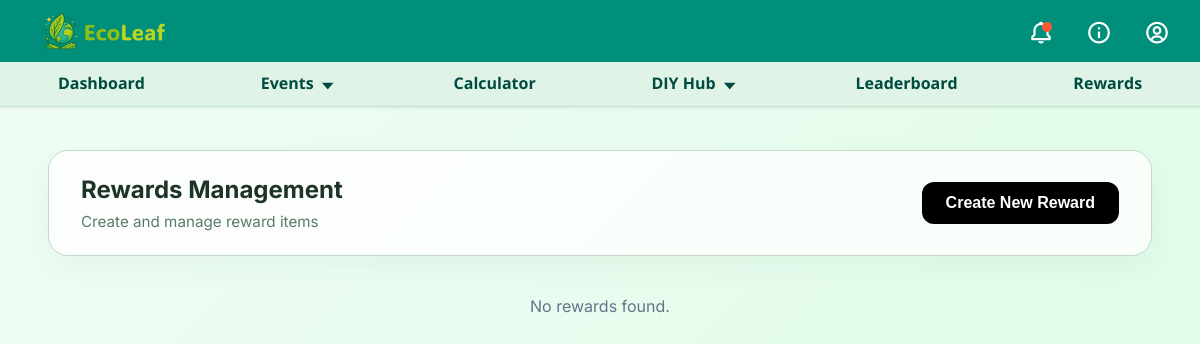
The page /admin/rewards_management.php (signed in) on the database as committed earlier.
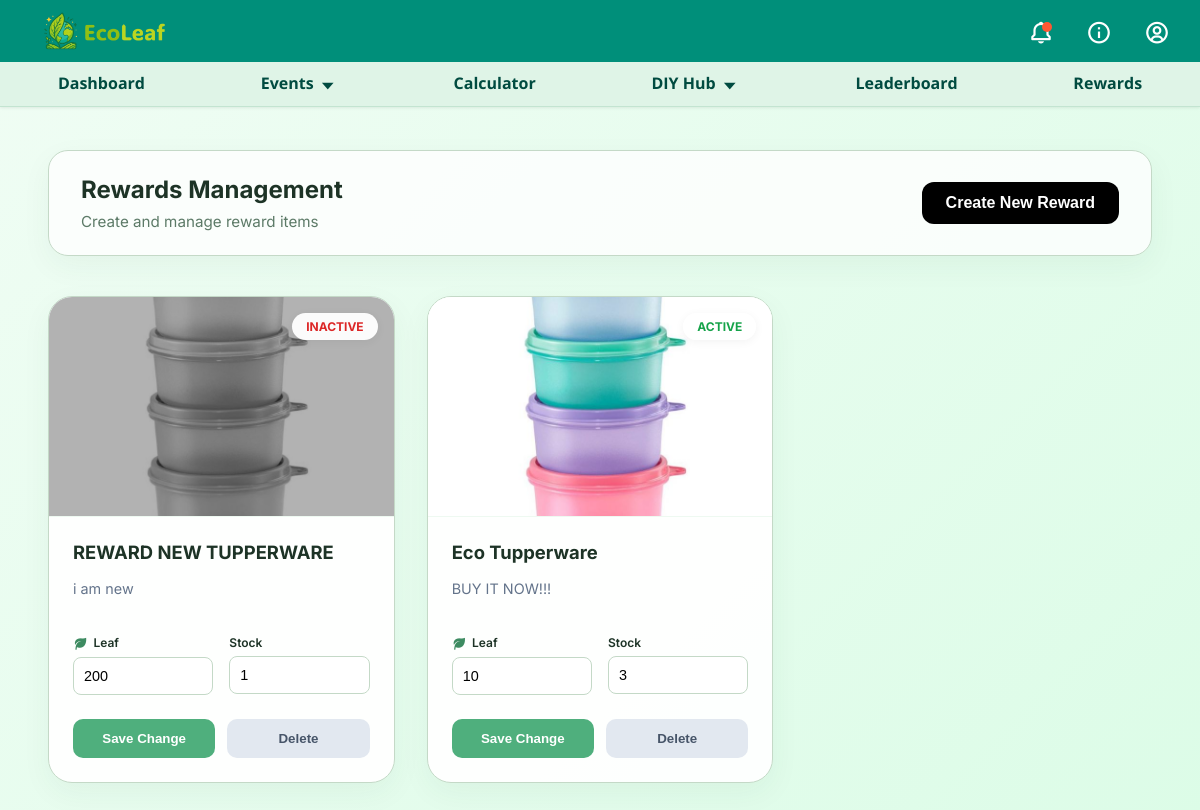
The same page on the database as committed later.
### tables this page shows
CREATE TABLE IF NOT EXISTS `rewarditem` (
  `rewardId` int NOT NULL AUTO_INCREMENT,
  `name` varchar(255) NOT NULL,
  `description` text NOT NULL,
  `pointsRequired` int NOT NULL,
  `quantity` int NOT NULL,
  `imageFile` varchar(100) NOT NULL,
  `status` varchar(20) NOT NULL,
  `adminId` int NOT NULL,
  PRIMARY KEY (`rewardId`),
  KEY `adminId` (`adminId`)
);

### admin/rewards_management.php (the view, shortened to what this page needs)
<?php
include_once("../topbar.php");
$sql = "SELECT * FROM rewarditem ORDER BY rewardId DESC";
$result = $conn->query($sql);
?>
<!DOCTYPE html>
<html lang="en">
<head>
    <link rel="stylesheet" href="../assets/css/dashboard.css">
    <link rel="stylesheet" href="../assets/css/reward.css">
    <link rel='stylesheet' href='https://unpkg.com/boxicons@2.1.4/css/boxicons.min.css'>
</head>
<body>
    <div class="dashboard-container">
        <div class="page-header-block">
            <div class="header-text">
                <h1>Rewards Management</h1>
                <p>Create and manage reward items</p>
            </div>
            <button class="btn-create" onclick="openModal()">Create New Reward</button>
        </div>
        <div class="rewards-grid">
            <?php if ($result && $result->num_rows > 0): ?>
            <?php while ($row = $result->fetch_assoc()): ?>
            <form class="reward-card" method="POST" action="../backend/reward_update.php" enctype="multipart/form-data">
                <div class="card-image-wrapper <?= $row['status'] === 'inactive' ? 'is-inactive' : '' ?>">
                    <span class="status-badge <?= $row['status'] === 'active' ? 'status-active' : 'status-inactive' ?>">
                        <?= ucfirst($row['status']) ?>
                    </span>
                    <?php if (!empty($row['imageFile'])): ?>
                    <img src="../admin/image/<?= htmlspecialchars($row['imageFile']) ?>" alt="Reward Image">
                    <?php else: ?>
                    <img src="../assets/image/EcoLeaf.png" alt="Default Reward">
                    <?php endif; ?>
                </div>
                <div class="card-content">
                    <h3 class="card-title"><?= htmlspecialchars($row['name']) ?></h3>
                    <p class="card-desc"><?= htmlspecialchars($row['description']) ?></p>
                    <div class="card-inputs-row">
                        <div class="input-group-small">
                            <label><i class="bx bxs-leaf"></i>Leaf</label>
                            <input type="number" name="pointsRequired" value="<?= $row['pointsRequired'] ?>">
                        </div>
                        <div class="input-group-small">
                            <label>Stock</label>
                            <input type="number" name="quantity" value="<?= $row['quantity'] ?>">
                        </div>
                    </div>
                    <div class="card-actions">
                        <button type="submit" name="action" value="update" class="btn-save-card">Save Change</button>
                        <button type="submit" name="action" value="delete" class="btn-delete-card"
                            onclick="return confirm('Delete this reward?');">Delete</button>
                    </div>
                </div>
            </form>
            <?php endwhile; ?>
            <?php else: ?>
            <p class="no-rewards">
                No rewards found.
            </p>
            <?php endif; ?>
        </div>
    </div>
</body>
</html>

### topbar.php (shortened to what this page needs)
<?php
include_once 'backend/database.php';
?>
<link href='https://cdn.boxicons.com/3.0.3/fonts/basic/boxicons.min.css' rel='stylesheet'>
<link rel="stylesheet" href="/EcoLeaf/assets/css/topbarDesign.css">
<div class="topbar">
    <div class="logo">
        <img src="/EcoLeaf/assets/image/EcoLeaf.png" alt="EcoLeaf Logo">
    </div>
    <div class="button">
        <div class="small-icon">
            <a href="/EcoLeaf/pages/notification.php" class="notification">
                <?php
                $sql="SELECT * FROM notification
                WHERE userId = ".$_SESSION['user']['userId']." AND isRead = 0;";
                $result=$conn->query($sql);
                if ($result->num_rows>0){
                    echo "<i class='bx  bx-bell'></i>
                <span class='badge'></span></a>";
                }else{
                    echo "<i class='bx  bx-bell'></i>";
                }
                ?>
                <a href="/EcoLeaf/pages/information.php" class="information"><i class='bx  bx-info-circle'></i></a>
                <div class="profile-trigger">
                    <div class="user-icon"><i class='bx bx-user-circle'></i>
                    </div>
                </div>
        </div>
    </div>
</div>
<div class="navigation nav-student">
    <div class="navbar">
        <ul>
            <li><a href="/EcoLeaf/student/student_dashboard.php">Dashboard</a></li>
            <li class="event">
                <a href="/EcoLeaf/student/UpcomingEvents.php">Events <i class='bx  bx-caret-down'></i> </a>
            </li>
            <li><a href="/EcoLeaf/pages/carbonccl.php">Calculator</a></li>
            <li class="DIY">
                <a href="/EcoLeaf/student/diy.php">DIY Hub <i class='bx  bx-caret-down'></i> </a>
            </li>
            <li><a href="/EcoLeaf/student/leaderboard.php">Leaderboard</a></li>
            <li><a href="/EcoLeaf/student/reward_redemption.php">Rewards</a></li>
        </ul>
    </div>
</div>

### assets/css/topbarDesign.css (style rules this page uses)
* { margin: 0; padding: 0; box-sizing: border-box; }
body { background-color: #EFFDF4; }
.topbar { display: flex; justify-content: space-between; align-items: center; width: 100%; padding: 8px 20px; background-color: #008F7A; position: fixed; top: 0; left: 0; z-index: 200; }
.notification { position: relative; display: inline-block; }
.notification .badge { position: absolute; top: 17px; right: 12px; padding: 5px 5px; border-radius: 100%; background-color: #FF5733; color: white; font-size: 0.7rem; font-weight: bold; }
.logo img { height: 45px; width: auto; margin-left: 20px; }
.small-icon { display: flex; align-items: center; gap: 12px; position: relative; bottom: 3px; }
.small-icon>a>i, .profile-trigger>div>i { font-size: 26px; color: #ffffff; padding: 10px; border-radius: 50%; display: flex; align-items: center; justify-content: center; transition: background-color 0.25s, color 0.25s; }
.profile-trigger { position: relative; }
.small-icon a { text-decoration: none; }
.navigation { top: 61px; background-color: #DFF4E7; width: 100%; position: fixed; left: 0; right: 0; z-index: 100; border-bottom: 1px solid #C3E4D1; box-shadow: 0 1px 3px rgba(0, 0, 0, 0.08); }
.navbar ul { width: 100%; list-style: none; display: flex; align-items: center; justify-content: space-around; flex-wrap: nowrap; overflow-x: auto; white-space: nowrap; }
.navbar ul li, .event-dropdown .event-1, .DIY-dropdown .diy-1 { line-height: 45px; }
.navbar ul li a, .event-dropdown .event-1 a, .DIY-dropdown .diy-1 a { text-decoration: none; display: block; width: 100%; border-radius: 35px; font-family: "Open Sans", sans-serif; font-size: 1em; font-weight: 700; color: #004B40; transition: color 0.3s, background-color 0.3s; }
.navbar ul li a, .event a, .DIY a { padding: 0 45px; }
.event, .DIY { position: relative; }
i { text-align: center; font-size: 20px; padding: 0px; margin: 0px; transform: translateY(5px); }

### assets/css/dashboard.css (style rules this page uses)
:root { --leaf-50: #eef9f1; --leaf-100: #d6f0dc; --leaf-300: #9fd7b3; --leaf-500: #4faf7d; --leaf-600: #3d8b61; --leaf-700: #2f6d4a; --text-dark: #1d3326; --text-light: #5c7a67; --white-glass: rgba(255, 255, 255, 0.9); --shadow-card: 0 10px 30px rgba(33, 83, 55, 0.05); --shadow-hover: 0 15px 40px rgba(33, 83, 55, 0.1); font-family: "Inter", sans-serif; }
*, *::before, *::after { box-sizing: border-box; margin: 0; padding: 0; }
body { background: linear-gradient(135deg, #f0fdf4 0%, #dcfce7 100%); color: var(--text-dark); min-height: 100vh; padding-top: 110px; }
.dashboard-container { max-width: 1200px; margin: 0 auto; padding: 40px 24px; animation: fadeIn 0.6s ease-out; }

Rows that differ between the two databases and show on the page:
added rewarditem: status "INACTIVE", imageFile (picture), name "REWARD NEW TUPPERWARE", description "i am new", pointsRequired "200", quantity "1"
added rewarditem: status "ACTIVE", imageFile (picture), name "Eco Tupperware", description "BUY IT NOW!!!", pointsRequired "10", quantity "3"
Other text that changed with them:
text no longer shown: "No rewards found."
